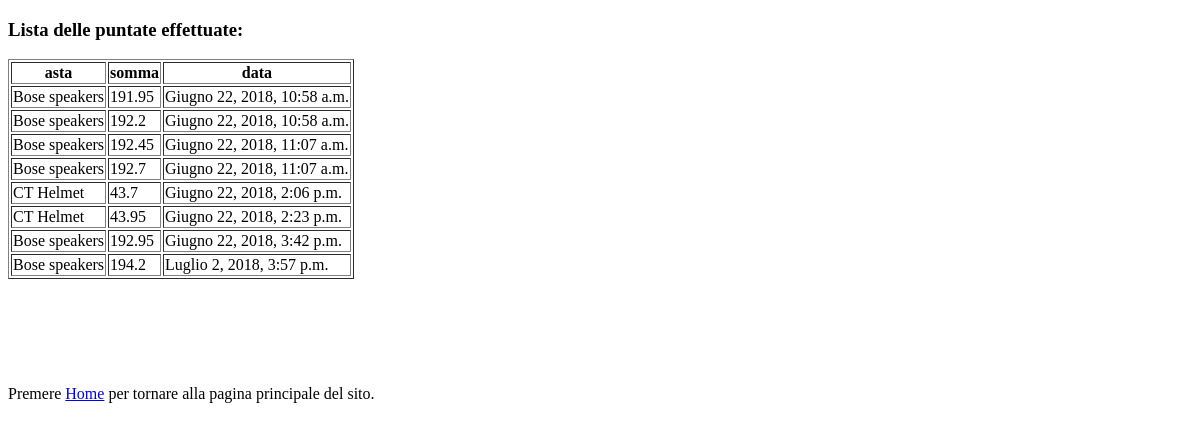
The app's page /storico/ (signed in), older data.
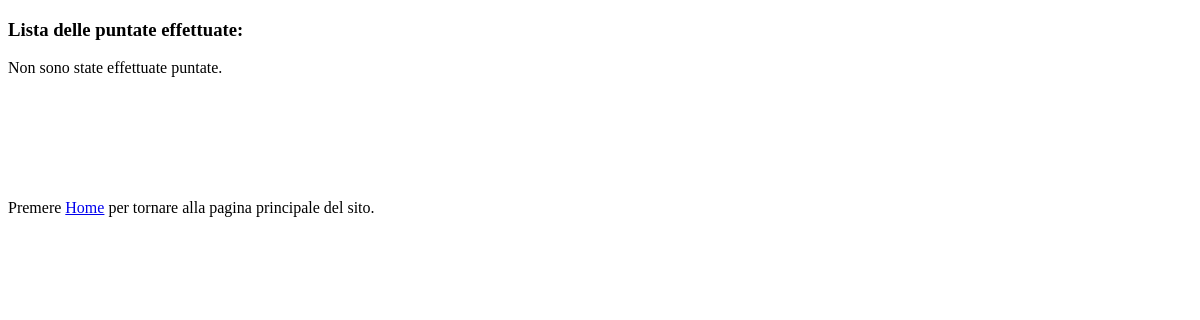
The same page, newer data.
### aste/models.py (models this page shows, shortened)
class Puntata(models.Model):
    asta = models.ForeignKey(
        Asta,
        on_delete=models.CASCADE,
    )
    utente = models.ForeignKey(
        get_user_model(),
        on_delete=models.CASCADE,
    )
    somma = models.FloatField()
    data_puntata = models.DateTimeField('data e ora puntata')
    class Meta: #inner class Meta
        unique_together = ('asta', 'somma')

class Asta(models.Model):
    descrizione = models.CharField(max_length=200, help_text='Obbligatorio.')
    data_inizio = models.DateTimeField('data e ora di inizio', help_text='Obbligatorio.')
    foto = models.ImageField(default='default.png', help_text='Obbligatorio.')
    prezzo = models.FloatField(help_text='Obbligatorio.', validators=[MinValueValidator(0.1)])
    added_by = models.ForeignKey(
        get_user_model(),
        on_delete=models.CASCADE,
    )
    class Meta:
        permissions = ( ('can_bid', 'Can Bid Auctions'), )
    def __str__(self):
        return self.descrizione

### progetto_A/views.py (the view)
# urls.py: url(r'^storico/$', views.storico_utente, name='storico'),
@login_required
def storico_utente(request):
    bids_list = Puntata.objects.filter(utente=request.user.id)
    return render(request, 'storico.html', { 'bids_list' : bids_list })

### templates/storico.html (shortened to what this page needs)
{% extends 'base.html' %}
{% block body %}
  <header>
    <h3>Lista delle puntate effettuate:</h3>
  </header>
  <section>
    {% if bids_list %}
      <table border="1">
        <tr>
          <th scope="col">asta</th>
          <th scope="col">somma</th>
          <th scope="col">data</th>
        </tr>
        {% for bid in bids_list %}
          <tr>
              <td>{{ bid.asta }}</td>
              <td>{{ bid.somma }}</td>
              <td>{{ bid.data_puntata }}</td>
          </tr>
        {% endfor %}
      </table>
    {% else %}
        <p>Non sono state effettuate puntate.</p>
    {% endif %}
  </section>
  <footer>
    <p> Premere <a href="{% url 'main_page' %}"> Home</a> per tornare alla pagina principale del sito.</p>
  </footer>
{% endblock %}

### templates/base.html (shortened to what this page needs)
<!DOCTYPE html>
<html>
  <head>
  </head>
  <body>
    {% block body %}{% endblock %}
  </body>
</html>

Row changes from the older to the newer data that the page shows:
removed Puntata: asta "Bose speakers", somma "191.95", data_puntata "Giugno 22, 2018, 10:58 a.m."
removed Puntata: asta "Bose speakers", somma "192.2", data_puntata "Giugno 22, 2018, 10:58 a.m."
removed Puntata: asta "Bose speakers", somma "192.45", data_puntata "Giugno 22, 2018, 11:07 a.m."
removed Puntata: asta "Bose speakers", somma "192.7", data_puntata "Giugno 22, 2018, 11:07 a.m."
removed Puntata: asta "CT Helmet", somma "43.7", data_puntata "Giugno 22, 2018, 2:06 p.m."
removed Puntata: asta "CT Helmet", somma "43.95", data_puntata "Giugno 22, 2018, 2:23 p.m."
removed Puntata: asta "Bose speakers", somma "192.95", data_puntata "Giugno 22, 2018, 3:42 p.m."
removed Puntata: asta "Bose speakers", somma "194.2", data_puntata "Luglio 2, 2018, 3:57 p.m."
Text that changed along with them:
text no longer shown: "asta somma data"
text now shown: "Non sono state effettuate puntate."
